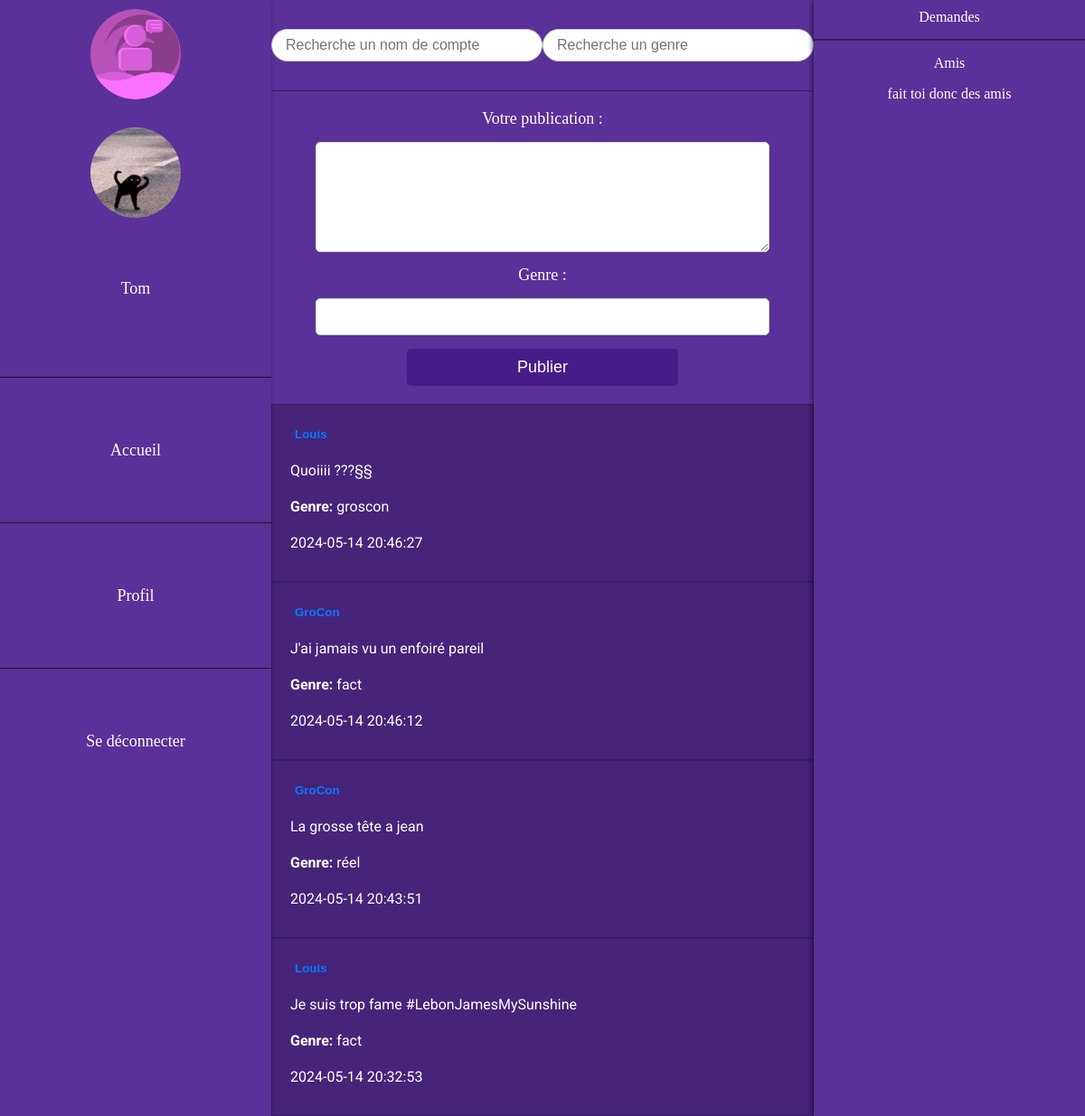
/index.php (signed in), run on the app's committed database.
### tables this page shows
CREATE TABLE Utilisateurs  (
    id INTEGER PRIMARY KEY AUTOINCREMENT,
    nom TEXT,
    email TEXT UNIQUE,
    mdp TEXT,
    age INT,
    token TEXT,
    pp TEXT,
    bannier TEXT,
    bio TEXT,
    date_inscription DATE
);

CREATE TABLE Publications   (
    id INTEGER PRIMARY KEY AUTOINCREMENT,
    utilisateur_id INTEGER,
    contenu TEXT,
    genre TEXT,
    like INTEGER,
    date_publication DATETIME,
    FOREIGN KEY (utilisateur_id) REFERENCES Utilisateurs(id)
);

### php/fonction.php (the view, shortened to what this page needs)
<?php
    function retNom($id, $pdo) {
    $stmt = $pdo->prepare("SELECT nom FROM Utilisateurs WHERE id = :id");
    $stmt->bindParam(':id', $id, PDO::PARAM_INT);
    $stmt->execute();
    $result = $stmt->fetch(PDO::FETCH_ASSOC);
    if ($result) {
        return $result['nom'];
    } else {
        return null;
    }
  }
    function image_pp($email, $choix, $pdo){
      $stmt = $pdo->prepare("SELECT * FROM Utilisateurs WHERE email = :email");
      $stmt->bindparam(':email', $email);
      $stmt->execute();
      $photo = $stmt->fetch();
      if ($photo) {
          return $photo[$choix];
      } else {
          return "";
      }
    }
    function affiche_flu($pdo){
        $stmt = $pdo->prepare('SELECT * FROM Publications ORDER BY id DESC');
        $stmt->execute();
        $publications = $stmt->fetchAll();
        echo"<div class='publications'>";
        foreach ($publications as $publication) {
        echo "<section class='publication'>";
        if($publication['utilisateur_id'] == $_SESSION['id']){
            echo"<p><a href='php/profile.php'>" . htmlspecialchars($_SESSION['username']) . "</a></p>";
        }else{
            $nom = retNom($publication['utilisateur_id'],$pdo);
            echo "<form action='php/profile_user.php' method='post'>";
              echo "<button type='submit' name='nom' value='" . htmlspecialchars($nom) . "'>" . htmlspecialchars($nom) . "</button><br>";
            echo "</form>";
        }
        echo "<p> " . htmlspecialchars($publication['contenu']) . "</p>";
        echo "<p><strong>Genre:</strong> " . htmlspecialchars($publication['genre']) . "</p>";
        echo "<p>" . htmlspecialchars($publication['date_publication']) . "</p>";
        echo "</section>";
        }
        echo"</div>";
    }
    function affiche_ami($pdo,$link_user,$link_talk){
        $stmt = $pdo->prepare('SELECT * FROM Amis WHERE utilisateur_id = :id');
        $stmt->bindParam(':id',$_SESSION['id']);
        $stmt->execute();
        $amis = $stmt->fetchALL();
        echo"<div class='amis'>";
        echo "<p class='nbamis'> Amis </p> ";
        if($amis){
          foreach($amis as $ami){
            $nom = retNom($ami['ami_id'],$pdo);
            echo "<section class='ami'>";
            echo "<form action='" . htmlspecialchars($link_user) . "' method='post'>";
              echo "<input type='hidden' name='id' value='" . htmlspecialchars($ami['ami_id']) . "'>";
              echo "<button type='submit' name='nom' value='" . htmlspecialchars($nom) . "'>" . htmlspecialchars($nom) . "</button><br>";
            echo "</form>";
            echo "<form action='" . htmlspecialchars($link_talk) . "' method='post'>";
              echo "<button type='submit' name='id' value='" . htmlspecialchars($ami['ami_id']) . "'> Discussion </button><br> ";
            echo "</form>";
            echo "</section>";
          }
        }else{
          echo"<p>fait toi donc des amis</p>";
        }
      echo"</div>";
    }
        echo "<input type='hidden' name='id' value='" . htmlspecialchars($publication['utilisateur_id']) . "'>"; ?>

### index.php (shortened to what this page needs)
<?php
include('php/fonction.php');
$pdo = connexion('bdd/database.sqlite');
?>
<!DOCTYPE html>
<html lang="fr">
<head>
    <link href="css/main.css" rel="stylesheet">
</head>
<body>
    <header>
        <form class="recherche_compte" action="php/recherche.php" method="get">
            <input type="text" id="pseudo" name="pseudo" placeholder="Recherche un nom de compte">
        </form>
        <form class="recherche_genre" action="php/recherche.php" method="get">
            <input type="text" id="type" name="genre" placeholder="Recherche un genre">
        </form>
    </header>
    <div class="sidebar">
        <div class="top">
            <img src="../images/logo.png" alt="logo site" class="logo">
        </div>
        <ul>
            <li><img src="<?php echo image_pp($_SESSION['email'],'pp',$pdo); ?>" alt="Image de profile side barre"> <p class="title"><?php echo image_pp($_SESSION['email'],'nom',$pdo); ?></p></li>
            <li><a href="index.php">Accueil</a></li>
            <li><a href="php/profile.php">Profil</a></li>
            <li><a href="php/deconnexion.php">Se déconnecter</a></li>
        </ul>
   </div>
    <div class="side_gauche">
        <a href="php/demande.php">Demandes</a>
        <?php
        affiche_ami($pdo,'php/profile_user.php','php/discussion.php');
        ?>
    </div>
    <div class="content">
        <form action="<?php echo htmlspecialchars($_SERVER['PHP_SELF']); ?>" method="post">
            <label for="contenu">Votre publication :</label>
            <textarea id="contenu" name="contenu" required></textarea>
            <label for="genre">Genre :</label>
            <input type="text" id="genre" name="genre">
            <input type="submit" value="Publier">
        </form>
    </div>
    <?php
      affiche_flu($pdo);
    ?>
</body>
</html>

### css/main.css (style rules this page uses)
body { background-color:#46247a ; margin:0; }
header { margin-left: 300px; margin-right: 300px; background-color: #5A3198; display: flex; justify-content: center; align-items: center; height: 100px; border-bottom: 1px solid #391f5f; }
.sidebar { position: fixed; left: 0; top: 0; width: 300px; height: 100%; background-color:#5A3198 ; overflow-x: hidden; overflow-y: auto; box-shadow: -2px 0 5px rgba(0,0,0,0.5); }
.content { padding-top: 20px ; padding-bottom: 20px ; margin-left: 300px; margin-right: 300px; background-color: #5A3198; box-shadow: 0 2px 4px rgba(0, 0, 0, 0.1); }
.content form { display: flex; flex-direction: column; gap: 15px; }
.content label { text-align: center; font-size: 18px; color: white; }
.content input[type="text"], .content textarea { width: 80%; margin: 0 auto; padding: 10px; border: 1px solid #ccc; border-radius: 5px; font-size: 16px; font-family: 'Roboto', sans-serif; }
.title { color:white; }
.content textarea { height: 100px; resize: vertical; }
.content input[type="submit"] { width: 50%; margin: 0 auto; padding: 10px 15px; background-color: #471c88; color: white; border: none; border-radius: 5px; cursor: pointer; font-size: 18px; transition: background-color 0.3s; }
.sidebar ul { list-style-type: none; padding: 0; margin: 0; }
.sidebar li { text-align: center; line-height: 100px; }
.sidebar ul li { border-bottom: 1px solid #1a1919; padding: 20px 0; }
.sidebar ul li:last-child { border-bottom: none; }
.sidebar ul li a { display: block; color: white; padding: 10px 0; font-size: 18px; text-decoration: none; }
.sidebar img { border-radius: 50%; width:100px; height: 100px; object-fit: cover; }
.top { margin-top: 10px; margin-bottom: 10px ; text-align: center; }
.logo { display: inline-block; width: 40%; }
img { display: inline-block; vertical-align: middle; max-width: 100%; height: auto; }
.recherche_compte { display: flex; justify-content: center; align-items: center; width: 50%; max-width: 600px; }
.recherche_genre { display: flex; justify-content: center; align-items: center; width: 50%; max-width: 600px; }
.recherche_compte input[type="text"] { width: 90%; border: 1px solid #ccc; padding: 8px 15px; font-size: 16px; border-radius: 20px; outline: none; / }
.recherche_genre input[type="text"] { width: 90%; border: 1px solid #ccc; padding: 8px 15px; font-size: 16px; border-radius: 20px; outline: none; }
.side_gauche { position: fixed; right: 0; top: 0; width: 300px; height: 100%; background-color: #5A3198; overflow-x: hidden; overflow-y: auto; box-shadow: -2px 0 5px rgba(0,0,0,0.5); }
.content { margin-right: 300px; }
.side_gauche a { text-align: center; border-bottom: 5px #391e61; display: block; color: white; padding: 10px; text-decoration: none; }
.side_gauche a:first-child { border-bottom: 2px solid #391e61; padding-bottom: 15px; }
.publications { margin-left: 300px; margin-right: 300px; }
.publication { background-color: #46247a; border: 1px solid #391e61; padding: 20px; box-shadow: 0 4px 6px rgba(0, 0, 0, 0.1); transition: box-shadow 0.3s ease-in-out; }
.publication p { font-family: 'Roboto', sans-serif; color: white; line-height: 1.5; margin-bottom: 10px; }
.publication p strong { color: white; }
.publication a, .publication button { color: #007bff; text-decoration: none; font-weight: bold; }
.publication button { background-color: transparent; border: none; cursor: pointer; padding: 5px; transition: color 0.3s ease-in-out; }
.amis { text-align: center; color: white; }
.sidebar p { display: block; color: white; padding: 10px 0; font-size: 18px; }

### data on the page
utilisateurs: pp (picture), nom "Tom"
publications: utilisateur.nom "Louis", contenu "Quoiiii ???§§", genre "groscon", date_publication "2024-05-14 20:46:27"
publications: utilisateur.nom "GroCon", contenu "J'ai jamais vu un enfoiré pareil", genre "fact", date_publication "2024-05-14 20:46:12"
publications: utilisateur.nom "GroCon", contenu "La grosse tête a jean", genre "réel", date_publication "2024-05-14 20:43:51"
publications: utilisateur.nom "Louis", contenu "Je suis trop fame #LebonJamesMySunshine", genre "fact", date_publication "2024-05-14 20:32:53"
